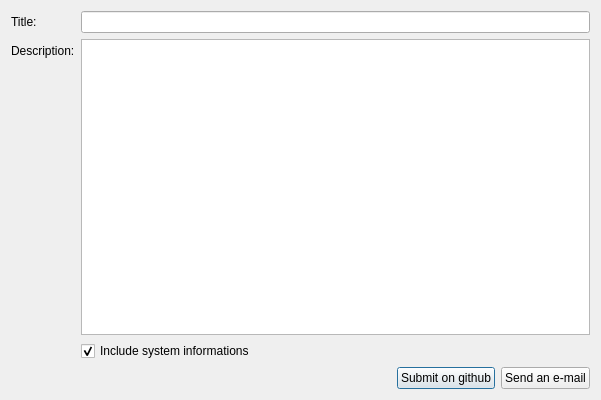
<?xml version="1.0" encoding="UTF-8"?>
<ui version="4.0">
 <class>Dialog</class>
 <widget class="QDialog" name="Dialog">
  <property name="geometry">
   <rect>
    <x>0</x>
    <y>0</y>
    <width>601</width>
    <height>400</height>
   </rect>
  </property>
  <property name="windowTitle">
   <string>Report a bug</string>
  </property>
  <layout class="QVBoxLayout" name="verticalLayout">
   <item>
    <layout class="QFormLayout" name="formLayout">
     <property name="sizeConstraint">
      <enum>QLayout::SetDefaultConstraint</enum>
     </property>
     <property name="fieldGrowthPolicy">
      <enum>QFormLayout::AllNonFixedFieldsGrow</enum>
     </property>
     <item row="0" column="0">
      <widget class="QLabel" name="label">
       <property name="text">
        <string>Title:</string>
       </property>
      </widget>
     </item>
     <item row="0" column="1">
      <widget class="QLineEdit" name="edit_title">
       <property name="toolTip">
        <string>&lt;html&gt;&lt;head/&gt;&lt;body&gt;&lt;p&gt;Bug report title&lt;/p&gt;&lt;/body&gt;&lt;/html&gt;</string>
       </property>
      </widget>
     </item>
     <item row="1" column="0">
      <widget class="QLabel" name="label_2">
       <property name="text">
        <string>Description:</string>
       </property>
      </widget>
     </item>
     <item row="1" column="1">
      <widget class="QPlainTextEdit" name="edit_desc">
       <property name="sizePolicy">
        <sizepolicy hsizetype="Expanding" vsizetype="Expanding">
         <horstretch>0</horstretch>
         <verstretch>1</verstretch>
        </sizepolicy>
       </property>
       <property name="toolTip">
        <string>&lt;html&gt;&lt;head/&gt;&lt;body&gt;&lt;p&gt;Use &lt;span style=&quot; font-weight:600;&quot;&gt;markdown&lt;/span&gt; to format text and make sure to mention the context of the issue and the &lt;span style=&quot; font-weight:600;&quot;&gt;steps to reproduce&lt;/span&gt;!&lt;/p&gt;&lt;/body&gt;&lt;/html&gt;</string>
       </property>
      </widget>
     </item>
     <item row="2" column="1">
      <widget class="QCheckBox" name="cb_include_sys_info">
       <property name="toolTip">
        <string>Enable/Disable sending system infos (OS name, versions,...)</string>
       </property>
       <property name="text">
        <string>Include system informations</string>
       </property>
       <property name="checked">
        <bool>true</bool>
       </property>
      </widget>
     </item>
    </layout>
   </item>
   <item>
    <layout class="QHBoxLayout" name="horizontalLayout">
     <property name="topMargin">
      <number>0</number>
     </property>
     <item>
      <spacer name="horizontalSpacer_2">
       <property name="orientation">
        <enum>Qt::Horizontal</enum>
       </property>
       <property name="sizeHint" stdset="0">
        <size>
         <width>40</width>
         <height>20</height>
        </size>
       </property>
      </spacer>
     </item>
     <item>
      <widget class="QPushButton" name="bt_submit">
       <property name="toolTip">
        <string>&lt;html&gt;&lt;head/&gt;&lt;body&gt;&lt;p&gt;Submit bug report on our issue tracker on Github.&lt;/p&gt;&lt;p&gt;Note that you'll need a github account to actually submit the issue.&lt;/p&gt;&lt;/body&gt;&lt;/html&gt;</string>
       </property>
       <property name="text">
        <string>Submit on github</string>
       </property>
       <property name="icon">
        <iconset resource="../resources/hackedit.qrc">
         <normaloff>:/icons/GitHub-Mark-32px.png</normaloff>:/icons/GitHub-Mark-32px.png</iconset>
       </property>
      </widget>
     </item>
     <item>
      <widget class="QPushButton" name="bt_send_mail">
       <property name="toolTip">
        <string>&lt;html&gt;&lt;head/&gt;&lt;body&gt;&lt;p&gt;Send an email with the bug report directly to the main author.&lt;/p&gt;&lt;/body&gt;&lt;/html&gt;</string>
       </property>
       <property name="text">
        <string>Send an e-mail</string>
       </property>
       <property name="icon">
        <iconset theme="mail-send">
         <normaloff>.</normaloff>.</iconset>
       </property>
      </widget>
     </item>
    </layout>
   </item>
  </layout>
 </widget>
 <resources>
  <include location="../resources/hackedit.qrc"/>
 </resources>
 <connections/>
</ui>
